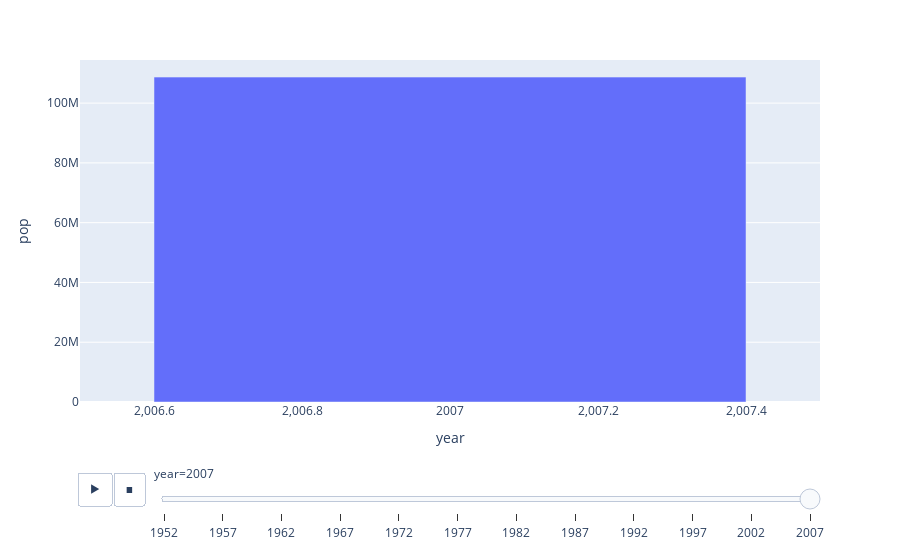

The cell this chart's notebook holds for it:
### Markdown cell above
# EJERCICIO 5 

- La misma función `px.scatter` tiene parámetros para animarla!
- Utiliza la misma gráfica e incluye ahora  `animation_frame="year"`, `animation_group="country"` y ve lo que sucede

### Code cell
# px._______(data = ____, x=_____, y=_____)
fig = px.bar(df_f, x="year", y="pop", animation_frame="year", animation_group="country")
fig.show()

### Figure 1 — Plotly figure (JSON) as saved in the notebook; plotly's stock layout.template omitted (floating-point values rounded to 4 significant figures)
{"data": [{"alignmentgroup": "True", "hovertemplate": "year=%{x}<br>pop=%{y}<extra></extra>", "ids": ["Mexico"], "legendgroup": "", "marker": {"color": "#636efa", "pattern": {"shape": ""}}, "name": "", "offsetgroup": "", "orientation": "v", "showlegend": false, "textposition": "auto", "type": "bar", "x": [2007], "xaxis": "x", "y": [108700891], "yaxis": "y"}], "layout": {"autosize": true, "barmode": "relative", "legend": {"tracegroupgap": 0}, "margin": {"t": 60}, "sliders": [{"active": 11, "currentvalue": {"prefix": "year="}, "len": 0.9, "pad": {"b": 10, "t": 60}, "steps": [{"args": [["1952"], {"frame": {"duration": 0, "redraw": true}, "fromcurrent": true, "mode": "immediate", "transition": {"duration": 0, "easing": "linear"}}], "label": "1952", "method": "animate"}, {"args": [["1957"], {"frame": {"duration": 0, "redraw": true}, "fromcurrent": true, "mode": "immediate", "transition": {"duration": 0, "easing": "linear"}}], "label": "1957", "method": "animate"}, {"args": [["1962"], {"frame": {"duration": 0, "redraw": true}, "fromcurrent": true, "mode": "immediate", "transition": {"duration": 0, "easing": "linear"}}], "label": "1962", "method": "animate"}, {"args": [["1967"], {"frame": {"duration": 0, "redraw": true}, "fromcurrent": true, "mode": "immediate", "transition": {"duration": 0, "easing": "linear"}}], "label": "1967", "method": "animate"}, {"args": [["1972"], {"frame": {"duration": 0, "redraw": true}, "fromcurrent": true, "mode": "immediate", "transition": {"duration": 0, "easing": "linear"}}], "label": "1972", "method": "animate"}, {"args": [["1977"], {"frame": {"duration": 0, "redraw": true}, "fromcurrent": true, "mode": "immediate", "transition": {"duration": 0, "easing": "linear"}}], "label": "1977", "method": "animate"}, {"args": [["1982"], {"frame": {"duration": 0, "redraw": true}, "fromcurrent": true, "mode": "immediate", "transition": {"duration": 0, "easing": "linear"}}], "label": "1982", "method": "animate"}, {"args": [["1987"], {"frame": {"duration": 0, "redraw": true}, "fromcurrent": true, "mode": "immediate", "transition": {"duration": 0, "easing": "linear"}}], "label": "1987", "method": "animate"}, {"args": [["1992"], {"frame": {"duration": 0, "redraw": true}, "fromcurrent": true, "mode": "immediate", "transition": {"duration": 0, "easing": "linear"}}], "label": "1992", "method": "animate"}, {"args": [["1997"], {"frame": {"duration": 0, "redraw": true}, "fromcurrent": true, "mode": "immediate", "transition": {"duration": 0, "easing": "linear"}}], "label": "1997", "method": "animate"}, {"args": [["2002"], {"frame": {"duration": 0, "redraw": true}, "fromcurrent": true, "mode": "immediate", "transition": {"duration": 0, "easing": "linear"}}], "label": "2002", "method": "animate"}, {"args": [["2007"], {"frame": {"duration": 0, "redraw": true}, "fromcurrent": true, "mode": "immediate", "transition": {"duration": 0, "easing": "linear"}}], "label": "2007", "method": "animate"}], "x": 0.1, "xanchor": "left", "y": 0, "yanchor": "top"}], "updatemenus": [{"active": 0, "buttons": [{"args": [null, {"frame": {"duration": 500, "redraw": true}, "fromcurrent": true, "mode": "immediate", "transition": {"duration": 500, "easing": "linear"}}], "label": "&#9654;", "method": "animate"}, {"args": [[null], {"frame": {"duration": 0, "redraw": true}, "fromcurrent": true, "mode": "immediate", "transition": {"duration": 0, "easing": "linear"}}], "label": "&#9724;", "method": "animate"}], "direction": "left", "pad": {"r": 10, "t": 70}, "showactive": false, "type": "buttons", "x": 0.1, "xanchor": "right", "y": 0, "yanchor": "top"}], "xaxis": {"anchor": "y", "autorange": true, "categoryarray": [1952, 1957, 1962, 1967, 1972, 1977, 1982, 1987, 1992, 1997, 2002, 2007], "categoryorder": "array", "domain": [0, 1], "range": [2006.0, 2008.0], "title": {"text": "year"}, "type": "linear"}, "yaxis": {"anchor": "x", "autorange": true, "domain": [0, 1], "range": [0, 114400000.0], "title": {"text": "pop"}, "type": "linear"}}}
